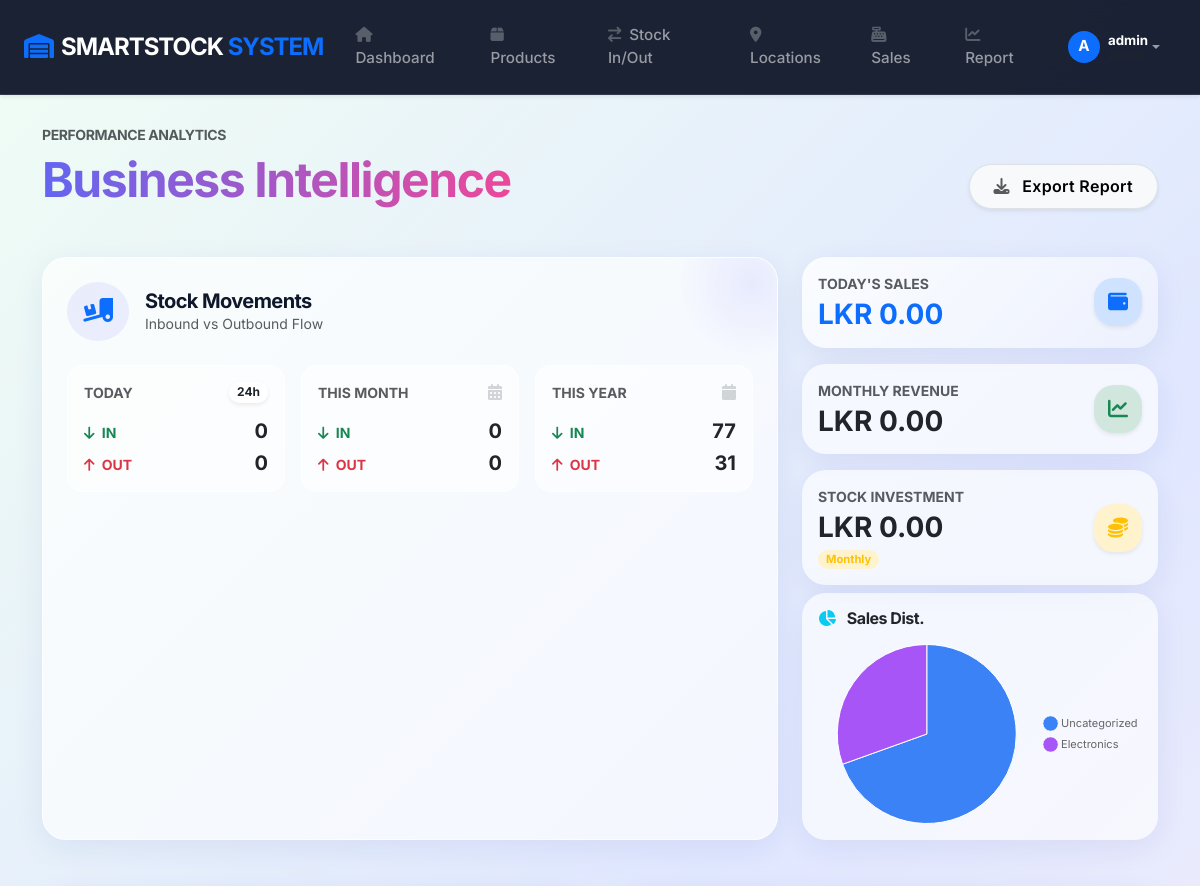
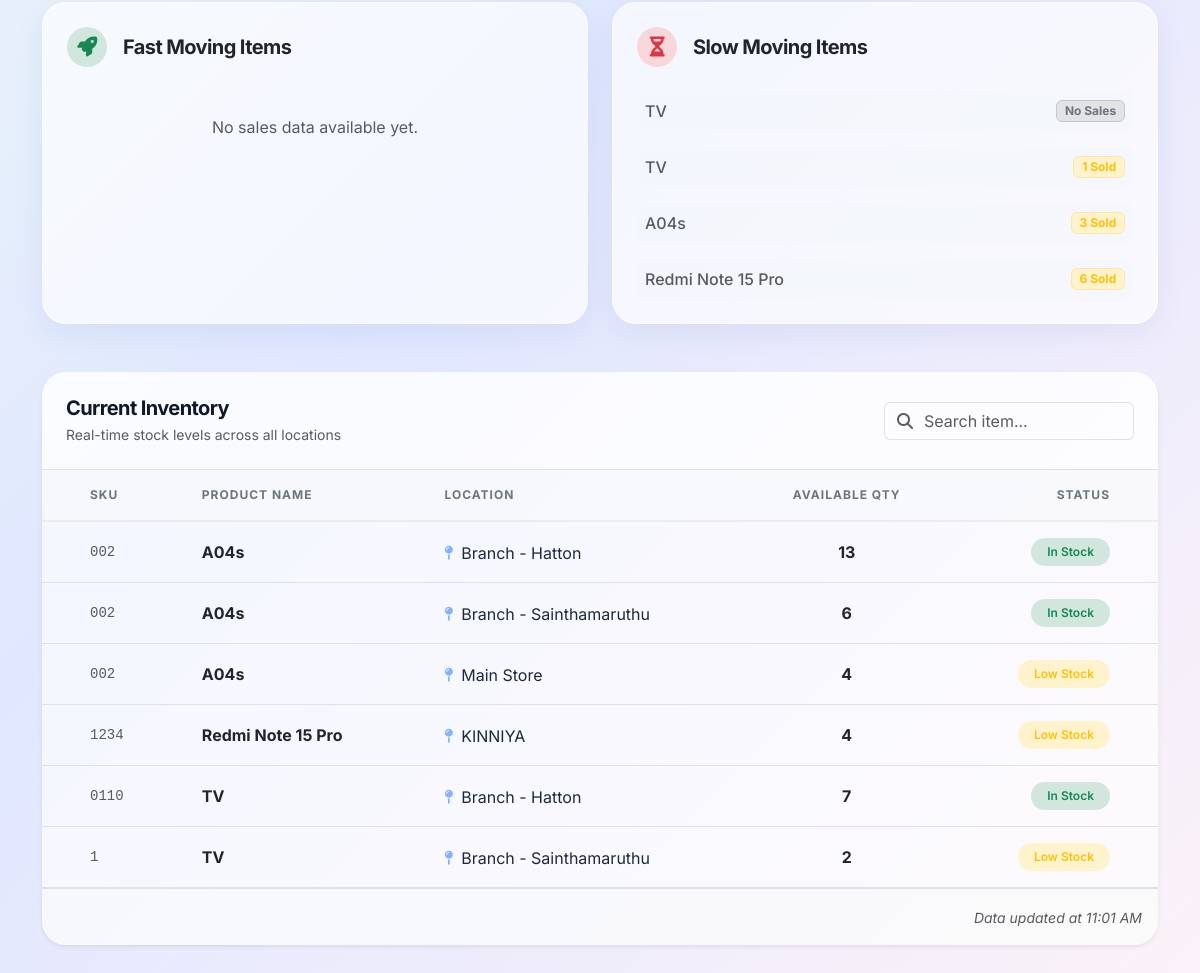
/report.php (signed in), run on the app's committed database (2 pictures, top to bottom).
### tables this page shows
CREATE TABLE `stock` (
  `product_id` int(11) NOT NULL,
  `location_id` int(11) NOT NULL,
  `quantity` int(11) NOT NULL DEFAULT 0
);

CREATE TABLE `products` (
  `id` int(11) NOT NULL,
  `sku` varchar(50) DEFAULT NULL,
  `name` varchar(150) NOT NULL,
  `brand` varchar(100) DEFAULT NULL,
  `description` text DEFAULT NULL,
  `purchase_price` decimal(10,2) DEFAULT 0.00,
  `selling_price` decimal(10,2) DEFAULT 0.00,
  `category` varchar(100) DEFAULT NULL,
  `unit_price` decimal(10,2) DEFAULT 0.00,
  `min_stock_level` int(11) DEFAULT 5,
  `supplier_name` varchar(100) DEFAULT NULL,
  `status` enum('Active','Inactive') DEFAULT 'Active',
  `expiry_date` date DEFAULT NULL,
  `created_at` timestamp NOT NULL DEFAULT current_timestamp(),
  `supplier_id` int(11) DEFAULT NULL,
  `image_path` varchar(255) DEFAULT NULL,
  `max_stock_level` int(11) DEFAULT 100,
  `weight` decimal(10,2) DEFAULT NULL,
  `unit` varchar(20) DEFAULT 'pcs'
);

CREATE TABLE `locations` (
  `id` int(11) NOT NULL,
  `code` varchar(50) DEFAULT NULL,
  `name` varchar(150) NOT NULL,
  `created_at` timestamp NOT NULL DEFAULT current_timestamp()
);

### report.php (the view, shortened to what the rows shown need)
<?php
$pdo = db();
$catSales = $pdo->query("
    SELECT
        COALESCE(NULLIF(p.category, ''), 'Uncategorized') as cat,
        SUM(si.subtotal) as total
    FROM sales_items si
    JOIN products p ON si.product_id = p.id
    GROUP BY cat
    ORDER BY total DESC
")->fetchAll(PDO::FETCH_KEY_PAIR);
$catLabels = array_keys($catSales);
$catData = array_values($catSales);
$stockRows = $pdo->query("
  SELECT p.sku, p.name AS product_name, l.name AS location_name, s.quantity
  FROM stock s
  JOIN products p ON p.id = s.product_id
  JOIN locations l ON l.id = s.location_id
  ORDER BY p.name, l.name
")->fetchAll();
require_once 'header.php';
?>
<div class="container animate-fade-in" style="padding-top: 2rem;">
  <div class="d-flex justify-content-between align-items-end mb-5">
    <div>
        <h2 class="display-5 fw-bold text-gradient mb-0">Business Intelligence</h2>
    </div>
  </div>
  <div class="glass-card p-0 border-0 overflow-hidden shadow-sm mb-5">
    <div class="table-responsive">
      <table class="table table-hover table-glass mb-0 align-middle">
        <thead class="bg-light bg-opacity-50">
          <tr>
            <th class="px-4 py-3 text-secondary ps-5">SKU</th>
            <th class="px-4 py-3 text-secondary">Product Name</th>
            <th class="px-4 py-3 text-secondary">Location</th>
            <th class="px-4 py-3 text-secondary text-center">Available Qty</th>
            <th class="px-4 py-3 text-secondary text-end pe-5">Status</th>
          </tr>
        </thead>
        <tbody>
          <?php if (empty($stockRows)): ?>
            <tr>
              <td colspan="5" class="text-center py-5 text-muted">
                  <div class="py-4">
                      <i class="fas fa-box-open fs-1 text-muted opacity-25 mb-3"></i>
                      <p class="mb-0">No inventory data available.</p>
                  </div>
              </td>
            </tr>
          <?php else: ?>
            <?php foreach ($stockRows as $r): ?>
                <?php
                    $statusClass = 'bg-success-subtle text-success';
                    $statusText = 'In Stock';
                    if($r['quantity'] <= 5) {
                        $statusClass = 'bg-warning-subtle text-warning';
                        $statusText = 'Low Stock';
                    }
                ?>
              <tr>
                <td class="px-4 py-3 font-monospace small text-muted ps-5"><?= htmlspecialchars($r['sku']) ?></td>
                <td class="px-4 py-3 fw-bold text-dark"><?= htmlspecialchars($r['product_name']) ?></td>
                <td class="px-4 py-3">
                    <span class="d-inline-flex align-items-center">
                        <i class="fas fa-map-pin text-primary opacity-50 me-2 small"></i>
                        <?= htmlspecialchars($r['location_name']) ?>
                    </span>
                </td>
                <td class="px-4 py-3 text-center">
                  <span class="fw-bold fs-6 text-dark"><?= (int) $r['quantity'] ?></span>
                </td>
                <td class="px-4 py-3 text-end pe-5">
                    <span class="badge rounded-pill <?= $statusClass ?> px-3 py-2" style="font-weight: 600;">
                        <?= $statusText ?>
                    </span>
                </td>
              </tr>
            <?php endforeach; ?>
          <?php endif; ?>
        </tbody>
      </table>
    </div>
  </div>
</div>
<script>
    // --- CATEGORY PIE CHART ---
    const ctxCat = document.getElementById('categoryChart').getContext('2d');
    new Chart(ctxCat, {
        type: 'pie',
        data: {
            labels: <?= json_encode($catLabels) ?>,
            datasets: [{
                data: <?= json_encode($catData) ?>,
                backgroundColor: [
                    '#3b82f6', // blue
                    '#a855f7', // purple
                    '#f43f5e', // rose
                    '#10b981', // emerald
                    '#f59e0b', // amber
                    '#06b6d4', // cyan
                    '#6366f1'  // indigo
                ],
                borderWidth: 1,
                borderColor: '#ffffff'
            }]
        },
        options: {
            responsive: true,
            maintainAspectRatio: false,
            plugins: {
                legend: {
                    position: 'right',
                    labels: { usePointStyle: true, boxWidth: 10, font: { family: "'Inter', sans-serif", size: 11 } }
                },
                tooltip: {
                     backgroundColor: 'rgba(255, 255, 255, 0.95)',
                    titleColor: '#1e293b',
                    bodyColor: '#475569',
                    borderColor: '#e2e8f0',
                    borderWidth: 1,
                    padding: 10,
                    bodyFont: { family: "'Inter', sans-serif" },
                    callbacks: {
                        label: function(context) {
                            let val = context.parsed;
                            return ' LKR ' + val.toLocaleString();
                        }
                    }
                }
            }
        }
    });
</script>
<?php require_once 'footer.php'; ?>

### data on the page
stock: product.sku "002", product.name "A04s", location.name "Branch - Hatton", quantity "13", statusText "In Stock"
stock: product.sku "002", product.name "A04s", location.name "Branch - Sainthamaruthu", quantity "6", statusText "In Stock"
stock: product.sku "002", product.name "A04s", location.name "Main Store", quantity "4", quantity "Low Stock"
stock: product.sku "1234", product.name "Redmi Note 15 Pro", location.name "KINNIYA", quantity "4", quantity "Low Stock"
stock: product.sku "0110", product.name "TV", location.name "Branch - Hatton", quantity "7", statusText "In Stock"
stock: product.sku "1", product.name "TV", location.name "Branch - Sainthamaruthu", quantity "2", quantity "Low Stock"

### other printed values
substr(currentUser(), 0, 1) "A"
currentUser() "admin"
$dailyMvmtRes['IN'] "0"
$dailyMvmtRes['OUT'] "0"
$monthlyMvmtRes['IN'] "0"
$monthlyMvmtRes['OUT'] "0"
$yearlyMvmtRes['IN'] "77"
$yearlyMvmtRes['OUT'] "31"
$dailySalesAmt "0.00"
$monthlySalesAmt "0.00"
$monthlyPurchaseAmt "0.00"
$item['name'] "TV"
$item['total_qty'] "1"
$item['name'] "A04s"
$item['total_qty'] "3"
